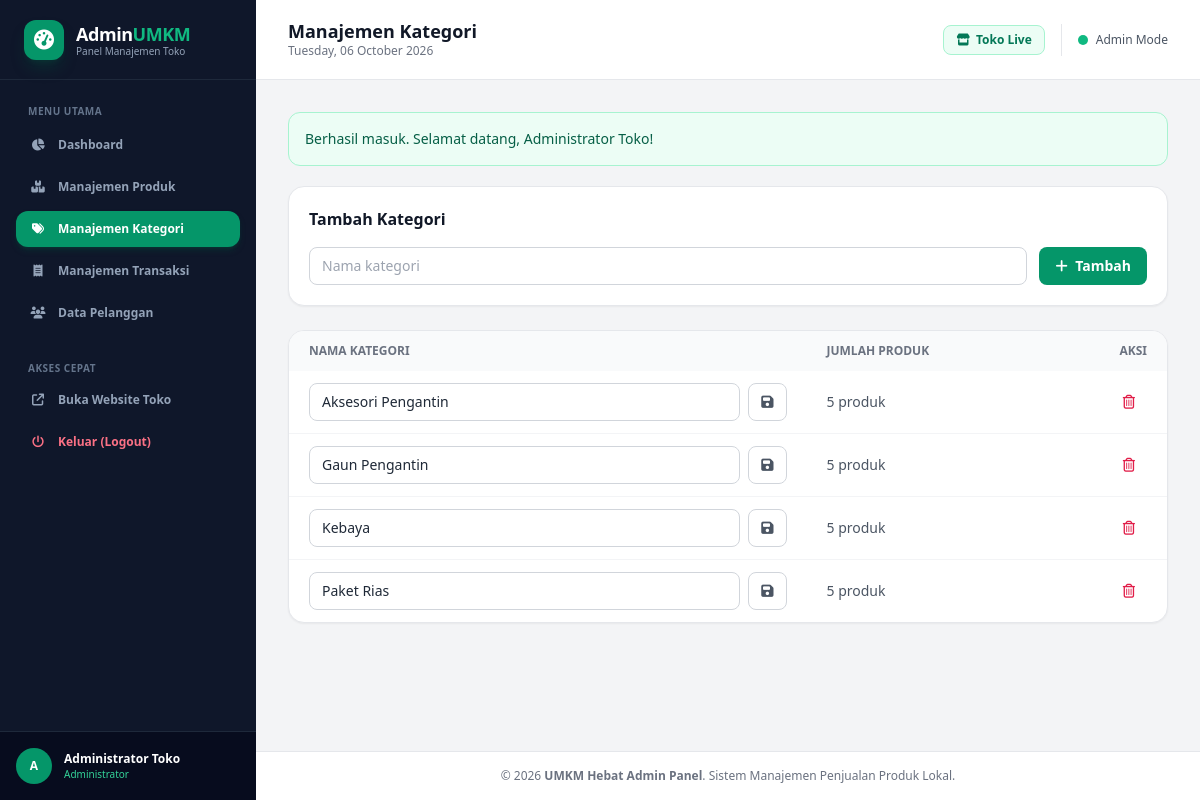
/admin/kategori.php (signed in), run on the app's committed database.
### tables this page shows
CREATE TABLE `tb_kategori` (
  `id_kategori` int(11) NOT NULL,
  `nama_kategori` varchar(255) NOT NULL
);

### admin/kategori.php (the view, shortened to what this page needs)
<?php
global $koneksi;
$flash_success = $_SESSION['flash_success'] ?? null;
$kategori_result = mysqli_query($koneksi, 'SELECT k.id_kategori, k.nama_kategori, COUNT(p.id) AS jumlah_produk FROM tb_kategori k LEFT JOIN tb_produk p ON p.id_kategori = k.id_kategori GROUP BY k.id_kategori ORDER BY k.nama_kategori');
$daftar_kategori = $kategori_result ? mysqli_fetch_all($kategori_result, MYSQLI_ASSOC) : [];
require_once __DIR__ . '/layout_header.php';
?>
<?php if ($flash_success): ?>
    <div class="mb-5 rounded-xl border border-emerald-200 bg-emerald-50 p-4 text-sm text-emerald-800"><?= htmlspecialchars($flash_success) ?></div>
<?php endif; ?>
<section class="mb-6 rounded-2xl border border-gray-200 bg-white p-5 shadow-sm">
    <h2 class="mb-4 text-base font-bold text-gray-900">Tambah Kategori</h2>
    <form method="post" class="flex flex-col gap-3 sm:flex-row">
        <input type="text" name="nama_kategori" maxlength="255" required placeholder="Nama kategori"
               class="min-w-0 flex-1 rounded-lg border border-gray-300 px-3 py-2 text-sm focus:outline-none focus:ring-2 focus:ring-emerald-500">
        <button class="rounded-lg bg-emerald-600 px-4 py-2 text-sm font-semibold text-white hover:bg-emerald-700" type="submit">
            <i class="fa-solid fa-plus mr-1"></i> Tambah
        </button>
    </form>
</section>
<section class="overflow-hidden rounded-2xl border border-gray-200 bg-white shadow-sm">
    <div class="overflow-x-auto">
        <table class="w-full text-left text-sm">
            <thead class="bg-gray-50 text-xs uppercase text-gray-500">
                <tr><th class="px-5 py-3">Nama Kategori</th><th class="px-5 py-3">Jumlah Produk</th><th class="px-5 py-3 text-right">Aksi</th></tr>
            </thead>
            <tbody class="divide-y divide-gray-100">
                <?php foreach ($daftar_kategori as $kategori): ?>
                    <tr>
                        <td class="px-5 py-3">
                            <form method="post" class="flex gap-2">
                                <input name="nama_kategori" maxlength="255" required value="<?= htmlspecialchars($kategori['nama_kategori']) ?>"
                                       class="min-w-0 flex-1 rounded-lg border border-gray-300 px-3 py-2 text-sm">
                                <button class="rounded-lg border border-gray-300 px-3 text-gray-600 hover:bg-gray-50" title="Simpan nama kategori" aria-label="Simpan nama kategori">
                                    <i class="fa-solid fa-floppy-disk"></i>
                                </button>
                            </form>
                        </td>
                        <td class="px-5 py-3 text-gray-600"><?= (int)$kategori['jumlah_produk'] ?> produk</td>
                        <td class="px-5 py-3 text-right">
                            <form method="post" class="inline" onsubmit="return confirm('Hapus kategori ini?')">
                                <button class="rounded-lg px-3 py-2 text-rose-600 hover:bg-rose-50" title="Hapus kategori" aria-label="Hapus kategori">
                                    <i class="fa-regular fa-trash-can"></i>
                                </button>
                            </form>
                        </td>
                    </tr>
                <?php endforeach; ?>
            </tbody>
        </table>
    </div>
</section>
<?php require_once __DIR__ . '/layout_footer.php'; ?>

### data on the page
tb_kategori: nama_kategori "Aksesori Pengantin", jumlah_produk "5"
tb_kategori: nama_kategori "Gaun Pengantin", jumlah_produk "5"
tb_kategori: nama_kategori "Kebaya", jumlah_produk "5"
tb_kategori: nama_kategori "Paket Rias", jumlah_produk "5"

### other printed values
substr($admin_user['nama'] ?? 'A', 0, 1) "A"
$admin_user['nama'] "Administrator Toko"
$page_title "Manajemen Kategori"
$flash_success "Berhasil masuk. Selamat datang, Administrator Toko!"
